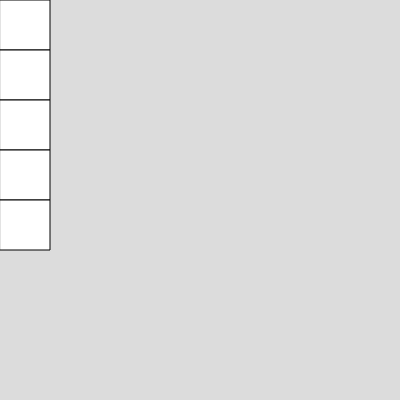
Frame 1 (no input)
Frame 60 (no input): identical to frame 1, image omitted
Frame 120 (the mouse pressed at the canvas centre since frame 60): identical to frame 1, image omitted

The p5.js sketch that drew this single still picture (run headless with seeded random() and noise() and a simulated clock; from frame 60 on, the mouse is pressed at the canvas centre):

// p5.js sketch
// ── sketch.js
function setup() {
  createCanvas(400, 400);
}

function draw() {
  background(220);
  rect_trans();
  translate(-50, 50);
  rect_trans();
  translate(-50, 50);
  rect_trans();
  translate(-50, 50);
  rect_trans();
  translate(-50, 50);
  rect_trans();
}


function rect_trans() {
  rect(0,0,50,50)
  translate(50, 0);
}


// https://p5js.org/reference/#/p5/translate
// translate(x, y, [z])
